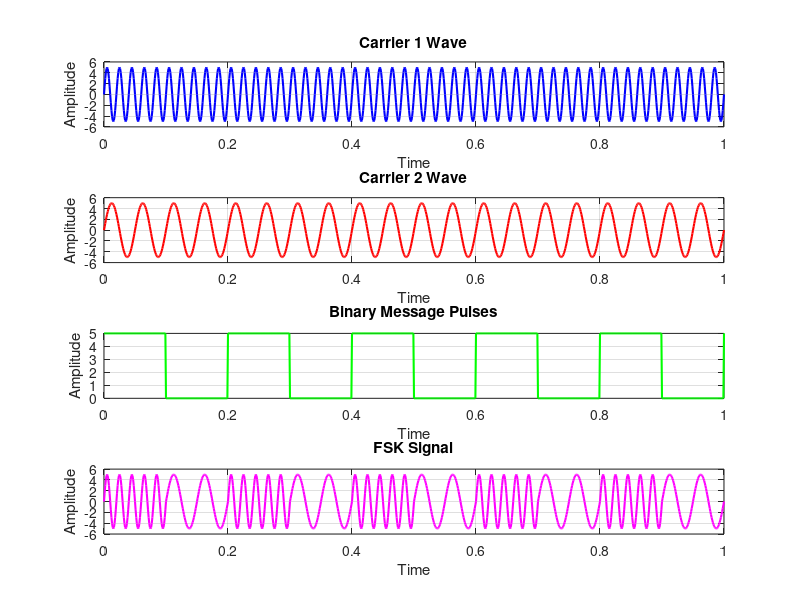

MATLAB code for this plot:
clc;
close all;
clear all;

fc1 = 50; % Frequency of 1st Sine Wave carrier
fc2 = 20; % Frequency of 2nd Sine Wave carrier
fp = 5;  % Frequency of Periodic Binary pulse (Message)
amp = 5; % Amplitude (For Both Carrier & Binary Pulse Message)
t = 0:0.001:1; % Sampling interval

% For Generating 1st Carrier Sine wave
c1 = amp .* sin(2 * pi * fc1 * t);

% For Generating 2nd Carrier Sine wave
c2 = amp .* sin(2 * pi * fc2 * t);

subplot(4, 1, 1); % For Plotting The Carrier 1 Wave
plot(t, c1, 'b', 'LineWidth', 1.5); % Blue color for Carrier 1
xlabel('Time');
ylabel('Amplitude');
title('Carrier 1 Wave');
grid on;

subplot(4, 1, 2); % For Plotting The Carrier 2 Wave
plot(t, c2, 'r', 'LineWidth', 1.5); % Red color for Carrier 2
xlabel('Time');
ylabel('Amplitude');
title('Carrier 2 Wave');
grid on;

% For Generating Square wave message
m = amp / 2 * square(2 * pi * fp * t) + amp / 2;
subplot(4, 1, 3); % For Plotting The Square Binary Pulse (Message)
plot(t, m, 'g', 'LineWidth', 1.5); % Green color for Message Signal
ylim([0, amp]);
xlabel('Time');
ylabel('Amplitude');
title('Binary Message Pulses');
grid on;

for i = 1:length(t) % Generating the modulated wave
    if m(i) == 0
        fsk_signal(i) = c2(i);
    else
        fsk_signal(i) = c1(i);
    end
end

subplot(4, 1, 4); % For Plotting The Modulated FSK Wave
plot(t, fsk_signal, 'm', 'LineWidth', 1.5); % Magenta color for FSK Signal
xlabel('Time');
ylabel('Amplitude');
title('FSK Signal');
grid on;